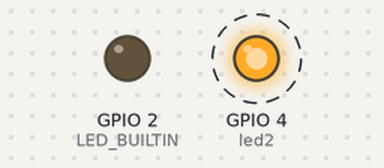
Bench run of a sketch on a simulated ESP32. Shown: output pins drawn as LEDs (lit = HIGH). Dashed ring = blinking. What the sketch prints to the serial monitor is not drawn.

Above: at 0.3 s.
Timing chart, 0 to 3.2 s (numbered marks = the images above):
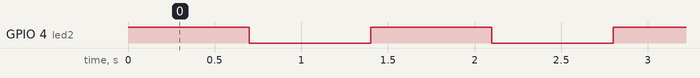

The sketch:

esp32_dual_core.ino
```cpp
/*********
  Complete project details at http://randomnerdtutorials.com
  https://docs.espressif.com/projects/esp-idf/en/v4.3/esp32/api-reference/system/freertos.html#_CPPv412TaskHandle_t
*********/

TaskHandle_t Task0;


// LED pins
const int led1 = 25;
const int led2 = 4;

void setup() {                          //setup run in core1
  Serial.begin(115200);
  pinMode(LED_BUILTIN, OUTPUT);
  pinMode(led2, OUTPUT);


  //create a task that will be executed in the loop0() function, with priority 1 and executed on core 0
  xTaskCreatePinnedToCore(loop0, "Task0", 10000, NULL, 1, &Task0, 0);


}
//xTaskCreatePinnedToCore(TaskFunction, "name_of_task", Stack_size_of_task, parameter_of_the_task, priority_of_the_task, &Task_handle_to_keep_track_of_created_task, pin_task_to_core_0)
/*BaseType_t xTaskCreatePinnedToCore(TaskFunction_t pvTaskCode,           //Pointer to the task entry function. Tasks must be implemented to never return (i.e. continuous loop), or should be terminated using vTaskDelete function.
                                       const char *const pcName,          //A descriptive name for the task. This is mainly used to facilitate debugging. Max length defined by configMAX_TASK_NAME_LEN - default is 16.
                                       const uint32_t usStackDepth,       //The size of the task stack specified as the number of bytes. Note that this differs from vanilla FreeRTOS.
                                       void *const pvParameters,          //Pointer that will be used as the parameter for the task being created.
                                       UBaseType_t uxPriority,            //The priority at which the task should run. Systems that include MPU support can optionally create tasks in a privileged (system) mode by setting bit portPRIVILEGE_BIT of the priority parameter. For example, to create a privileged task at priority 2 the uxPriority parameter should be set to ( 2 | portPRIVILEGE_BIT ).
                                       TaskHandle_t *const pvCreatedTask, //Used to pass back a handle by which the created task can be referenced.
                                       const BaseType_t xCoreID);         //If the value is tskNO_AFFINITY, the created task is not pinned to any CPU, and the scheduler can run it on any core available. Values 0 or 1 indicate the index number of the CPU which the task should be pinned to. Specifying values larger than (portNUM_PROCESSORS - 1) will cause the function to fail.
                                       */


void loop() {                           //loop run in core1
  digitalWrite(led2, HIGH);
  delay(700);
  digitalWrite(led2, LOW);
  Serial.print("loop() running on core ");
  Serial.println(xPortGetCoreID());
  delay(700);

}

void loop0(void *parameter){            //loop run in core0
  while(1){
  digitalWrite(led1, HIGH);
  delay(1500);
  digitalWrite(led1, LOW);
  Serial.print("loop0() running on core ");
  Serial.println(xPortGetCoreID());
  delay(1500);
  //vTaskDelay(10);                                       //se recomienda por alertas del wdt
  }

}
```

Measured:
- by itself, GPIO 4 (led2): alternates HIGH for 0.70 s and LOW for 0.70 s
